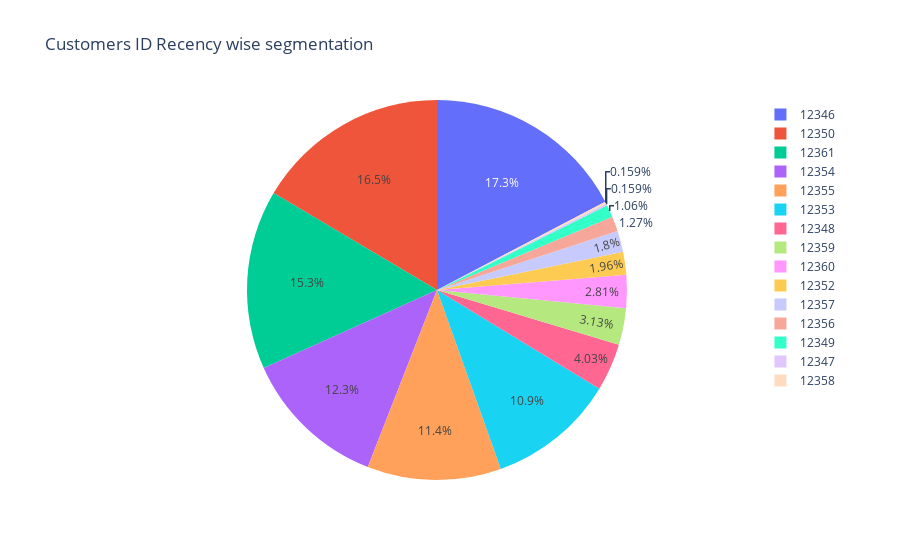

Write notebook code for a chart like this one.
### Markdown cell above
# **Creating Frequency Monetary and Recency Plots Based on Customer IDS**

### Code cell
#grouping Customer Ids on basis of Recency and getting top 15 customers
df_local =  rfm.groupby('Customer ID').agg({"Recency" : "sum"}).reset_index()[:15]
fig = px.pie(df_local , values='Recency', names="Customer ID", title='Customers ID Recency wise segmentation')
fig.show()

### Figure 1 — Plotly figure (JSON) as saved in the notebook; plotly's stock layout.template omitted (floating-point values rounded to 4 significant figures)
{"data": [{"domain": {"x": [0, 1], "y": [0, 1]}, "hovertemplate": "Customer ID=%{label}<br>Recency=%{value}<extra></extra>", "labels": [12346, 12347, 12348, 12349, 12350, 12352, 12353, 12354, 12355, 12356, 12357, 12358, 12359, 12360, 12361], "legendgroup": "", "name": "", "showlegend": true, "type": "pie", "values": [327, 3, 76, 20, 311, 37, 205, 233, 215, 24, 34, 3, 59, 53, 288]}], "layout": {"legend": {"tracegroupgap": 0}, "title": {"text": "Customers ID Recency wise segmentation"}}}
